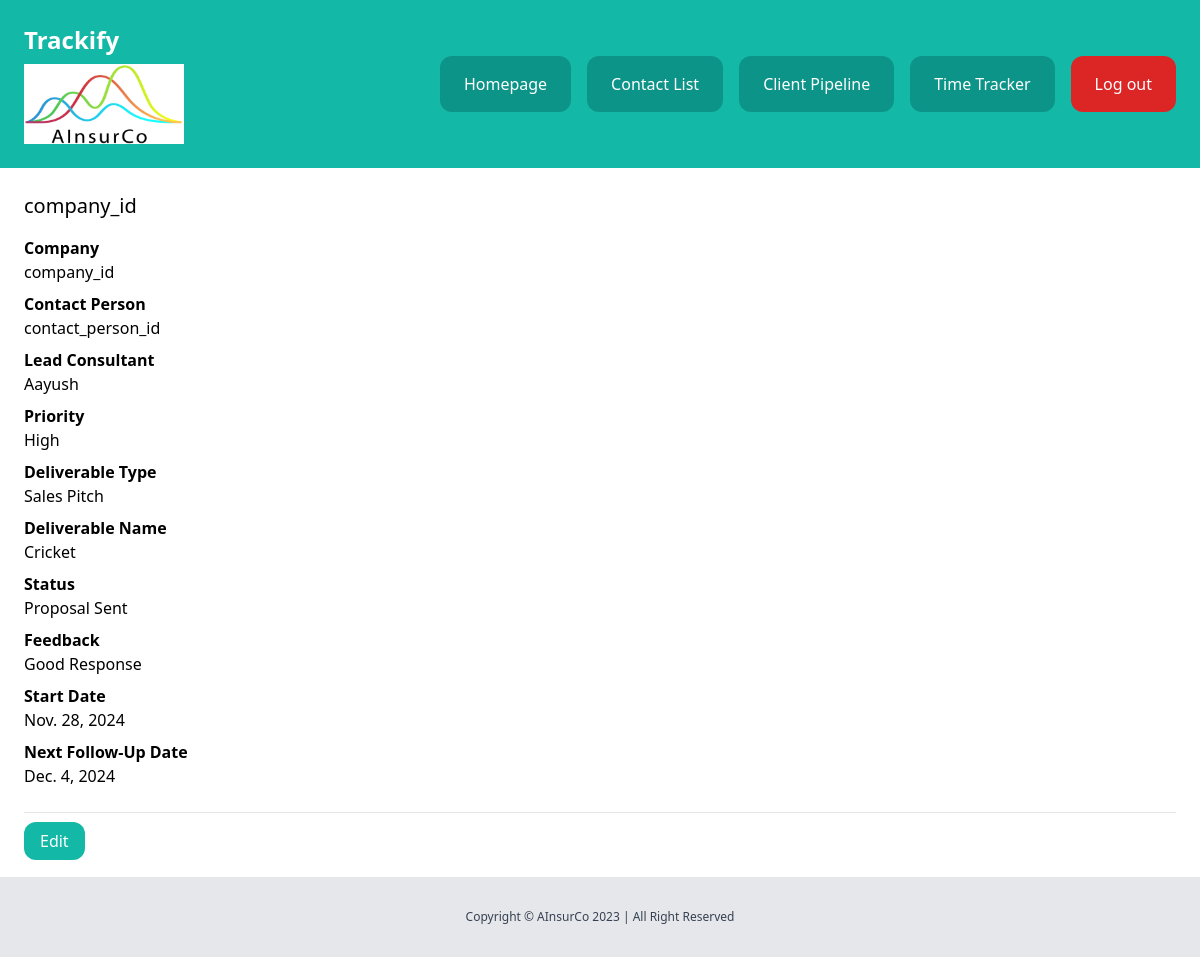
/dashboard/clients/8/ (signed in), run on an earlier commit of the app's database.
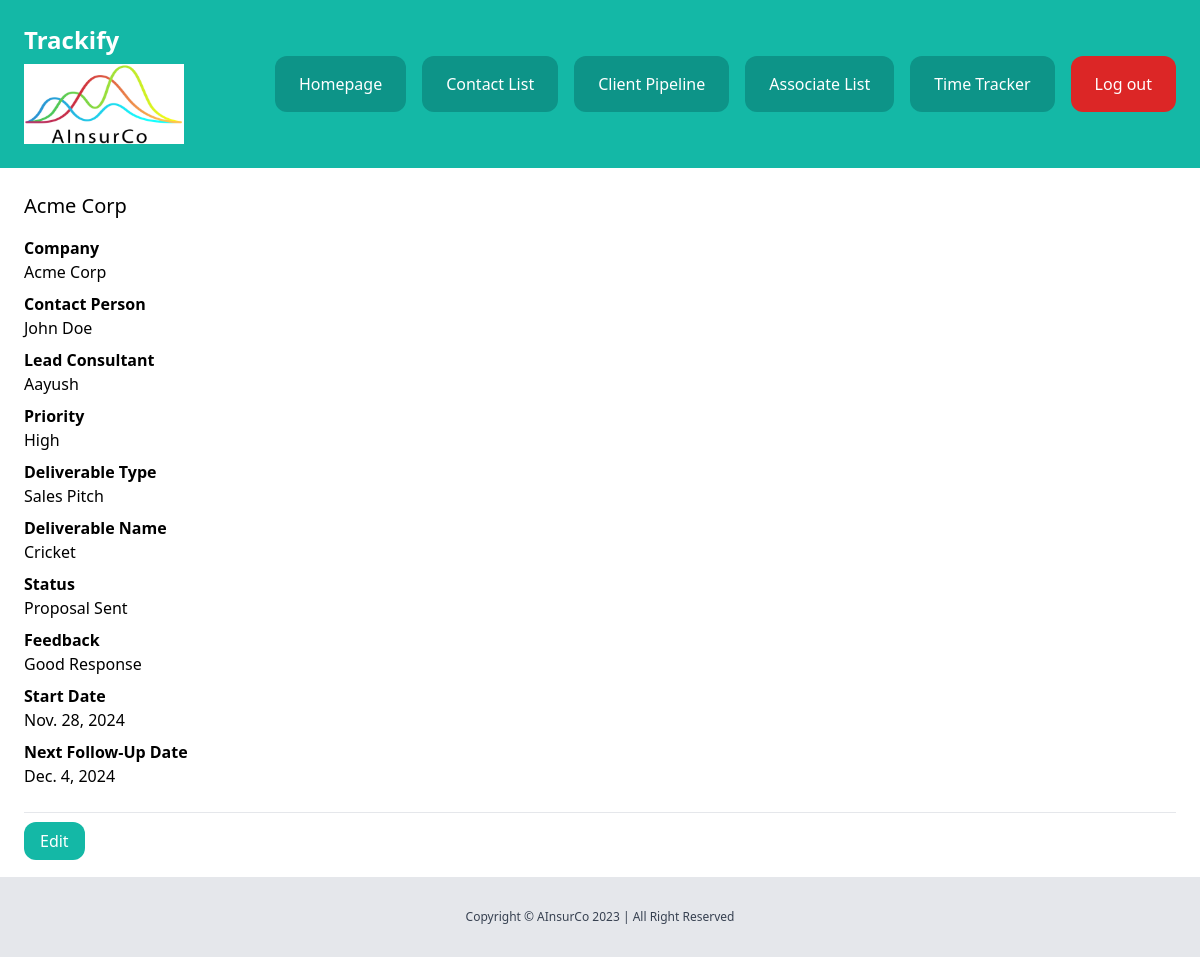
And on a later commit of the database.
### client/models.py (models this page shows, shortened)
class CLient(models.Model):
    LOW = 'low'
    MEDIUM = 'medium'
    HIGH = 'high'
    CHOICES_PRIORITY = (
        (LOW, 'Low'),
        (MEDIUM, 'Medium'),
        (HIGH, 'High'),
    )
    INACTIVE = 'inactive'
    PROSPECTING = 'prospecting'
    CONTACTED = 'contacted'
    PROPOSAL_SENT = 'proposal_sent'
    ACTIVE = 'active'
    ON_HOLD = 'on_hold'
    DELIVERED = 'delivered'
    POST_DEL = 'post_delivery_follow_up'
    CLOSED_SUCCESSFUL = 'closed_successful'
    CLOSED_UNSUCCESSFUL = 'closed_unsuccessful'
    CHOICES_STATUS = (
        (INACTIVE, 'Inactive'),
        (PROSPECTING, 'Prospecting'),
        (CONTACTED, 'Contacted'),
        (PROPOSAL_SENT, 'Proposal Sent'),
        (ACTIVE, 'Active'),
        (ON_HOLD, 'On Hold'),
        (DELIVERED, 'Delivered'),
        (POST_DEL, 'Post Delivery Follow Up'),
        (CLOSED_SUCCESSFUL, 'Closed Successful'),
        (CLOSED_UNSUCCESSFUL, 'Closed Unsuccessful'),
    )
    company = models.CharField(max_length=255)
    contact_person = models.CharField(max_length=255)
    lead_consultant = models.CharField(max_length=255)
    priority = models.CharField(max_length=20, choices=CHOICES_PRIORITY, default=MEDIUM)
    deliverable_type = models.CharField(max_length=255)
    deliverable_name = models.CharField(max_length=255)
    status = models.CharField(max_length=30, choices=CHOICES_STATUS, default=INACTIVE)
    feedback = models.TextField(blank=True, null=True)
    start_date = models.DateField()
    next_followup = models.DateField()
    created_by = models.ForeignKey(User, related_name='clients', on_delete=models.CASCADE)

### client/views.py (the view)
# urls.py: path('<int:pk>/', views.clients_detail, name='clients_detail'),
@login_required
def clients_detail(request, pk):
    if request.user.is_superuser:
        client = CLient.objects.get(pk=pk)
    else:
        client = CLient.objects.filter(created_by=request.user).get(pk=pk)
    return render(request, 'client/clients_detail.html', {
        'client': client
    })

### core/context_processors.py (called while the page is built)
def is_cofounder(request):
    if request.user.is_authenticated:
        return {'is_cofounder': request.user.groups.filter(name="Co-Founders").exists()}
    return {'is_cofounder': False}

### client/templates/client/clients_detail.html (shortened to what this page needs)
{% extends 'core/base.html' %}
{% block content %}
    <div class="py-6 px-6">
        <h1 class="mb-4 text-xl">{{ client.company }}</h1>
        {% if client.company %}
            <p class="font-semibold">Company</p>
            <p class="mb-2">{{ client.company }}</p>
        {% endif %}
        <p class="font-semibold">Contact Person</p>
        <p class="mb-2">{{ client.contact_person }}</p>
        <p class="font-semibold">Lead Consultant</p>
        <p class="mb-2">{{ client.lead_consultant }}</p>
        <p class="font-semibold">Priority</p>
        <p class="mb-2">{{ client.get_priority_display }}</p>
        <p class="font-semibold">Deliverable Type</p>
        <p class="mb-2">{{ client.deliverable_type }}</p>
        <p class="font-semibold">Deliverable Name</p>
        <p class="mb-2">{{ client.deliverable_name }}</p>
        <p class="font-semibold">Status</p>
        <p class="mb-2">{{ client.get_status_display }}</p>
        <p class="font-semibold">Feedback</p>
        <p class="mb-2">{{ client.feedback }}</p>
        <p class="font-semibold">Start Date</p>
        <p class="mb-2">{{ client.start_date }}</p>
        <p class="font-semibold">Next Follow-Up Date</p>
        <p class="mb-6">{{ client.next_followup }}</p>
        <hr class="my-4">
        <a href="{% url 'clients_edit' client.id %}" class="py-2 px-4 rounded-xl bg-teal-500 text-white">Edit</a>
    </div>
{% endblock %}

What changed in the data, as far as the page shows it:
changed CLient "Aayush": company "company_id" → "Acme Corp"; contact_person "contact_person_id" → "John Doe"
Also different on the page:
text now shown: "Associate List"
